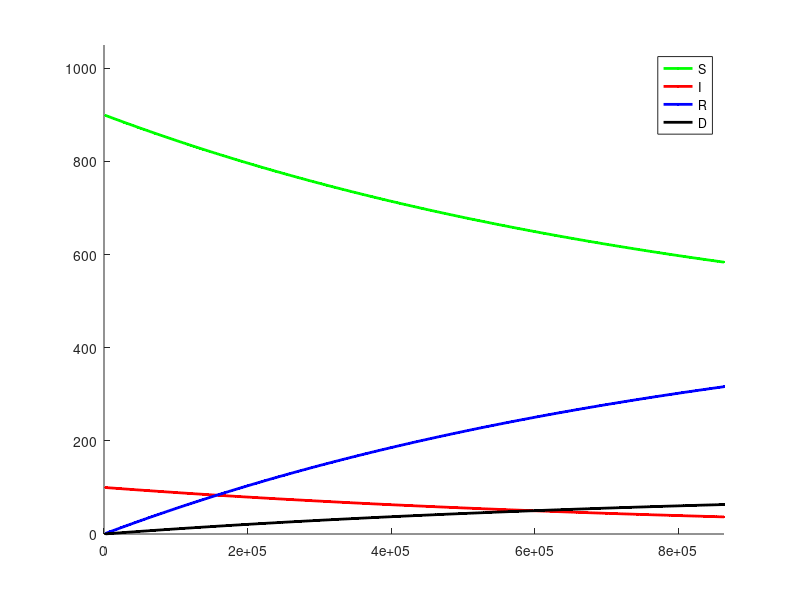

Write MATLAB code to recreate this figure.
day = 60*60*24 % Day length (s).
tmax = day * 10 % Duration of the simulation (s).
clockmax = 400 % Number of time steps.
dt = tmax/clockmax % Calculates the duration of each time step.

a = 500/day
b = 0.5/day
c = 0.1/day

N = 1000    % Total population
I = 100     % Infected
S = N - I   % Susceptible 
R = 0       % Recovered
D = 0       % Deceased

tsave = zeros(1,clockmax);
Ssave = zeros(1,clockmax);
Isave = zeros(1,clockmax);
Rsave = zeros(1,clockmax);
Dsave = zeros(1,clockmax);

figure;
hold on;

hS = plot(0, S, 'g', 'linewidth', 2);
hI = plot(0, I, 'r', 'linewidth', 2);
hR = plot(0, R, 'b', 'linewidth', 2);
hD = plot(0, D, 'k', 'linewidth', 2);

legend({'S','I','R', 'D'},'Location','northeast')

axis([0, tmax, 0, 1.05 * N])

for clock=1:clockmax
    t = clock*dt; % Updates current time

    ptrans = I/N;

    % Calculates new cases of I, R and D
    if S > 0
        newI = dt*a*ptrans;
    else
        newI = 0;
    end
    if I > 0
        newR = dt*b*I;
        newD = dt*c*I;
    else
        newR = 0;
        newD = 0;
    end
    
    % Calculate final values of variables
    S = S - newI
    I = I + newI - newR - newD
    R = R + newR
    D = D + newD
    
    % Update tsave, Ssave, Isave, Rsave, Dsave
    tsave(clock) = t; 
    Ssave(clock) = S;
    Isave(clock) = I;
    Rsave(clock) = R;
    Dsave(clock) = D;
    
    % Update the plots
    set(hS, 'XData', tsave(1:clock), 'YData', Ssave(1:clock));
    set(hI, 'XData', tsave(1:clock), 'YData', Isave(1:clock));
    set(hR, 'XData', tsave(1:clock), 'YData', Rsave(1:clock));
    set(hD, 'XData', tsave(1:clock), 'YData', Dsave(1:clock));
    
    drawnow update; % Update the plot
end